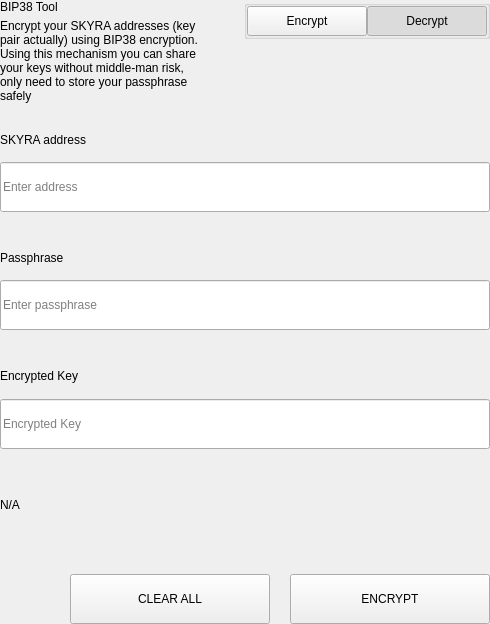
<?xml version="1.0" encoding="UTF-8"?>
<ui version="4.0">
 <class>SettingsBitToolWidget</class>
 <widget class="QWidget" name="SettingsBitToolWidget">
  <property name="geometry">
   <rect>
    <x>0</x>
    <y>0</y>
    <width>490</width>
    <height>624</height>
   </rect>
  </property>
  <property name="windowTitle">
   <string notr="true">N/A</string>
  </property>
  <layout class="QVBoxLayout" name="verticalLayout">
   <property name="spacing">
    <number>0</number>
   </property>
   <property name="leftMargin">
    <number>0</number>
   </property>
   <property name="topMargin">
    <number>0</number>
   </property>
   <property name="rightMargin">
    <number>0</number>
   </property>
   <property name="bottomMargin">
    <number>0</number>
   </property>
   <item>
    <widget class="QWidget" name="left" native="true">
     <layout class="QVBoxLayout" name="verticalLayout_3">
      <property name="leftMargin">
       <number>0</number>
      </property>
      <property name="topMargin">
       <number>0</number>
      </property>
      <property name="rightMargin">
       <number>0</number>
      </property>
      <property name="bottomMargin">
       <number>0</number>
      </property>
      <item>
       <layout class="QVBoxLayout" name="verticalLayout_2">
        <property name="spacing">
         <number>0</number>
        </property>
        <item>
         <layout class="QHBoxLayout" name="horizontalLayout_3" stretch="3,1">
          <property name="spacing">
           <number>40</number>
          </property>
          <item>
           <layout class="QVBoxLayout" name="verticalLayoutTitle">
            <property name="spacing">
             <number>5</number>
            </property>
            <item>
             <widget class="QLabel" name="labelTitle">
              <property name="text">
               <string>BIP38 Tool</string>
              </property>
             </widget>
            </item>
            <item>
             <widget class="QLabel" name="labelSubtitle1">
              <property name="text">
               <string>Encrypt your SKYRA addresses (key pair actually) using BIP38 encryption.
Using this mechanism you can share your keys without middle-man risk, only need to store your passphrase safely</string>
              </property>
              <property name="wordWrap">
               <bool>true</bool>
              </property>
             </widget>
            </item>
           </layout>
          </item>
          <item alignment="Qt::AlignTop">
           <widget class="QGroupBox" name="groupBox">
            <property name="title">
             <string/>
            </property>
            <property name="alignment">
             <set>Qt::AlignLeading|Qt::AlignLeft|Qt::AlignTop</set>
            </property>
            <layout class="QHBoxLayout" name="horizontalLayout_4">
             <property name="spacing">
              <number>0</number>
             </property>
             <property name="leftMargin">
              <number>0</number>
             </property>
             <property name="topMargin">
              <number>0</number>
             </property>
             <property name="rightMargin">
              <number>0</number>
             </property>
             <property name="bottomMargin">
              <number>0</number>
             </property>
             <item>
              <spacer name="horizontalSpacer">
               <property name="orientation">
                <enum>Qt::Horizontal</enum>
               </property>
               <property name="sizeHint" stdset="0">
                <size>
                 <width>40</width>
                 <height>20</height>
                </size>
               </property>
              </spacer>
             </item>
             <item>
              <widget class="QPushButton" name="pushLeft">
               <property name="minimumSize">
                <size>
                 <width>120</width>
                 <height>30</height>
                </size>
               </property>
               <property name="maximumSize">
                <size>
                 <width>120</width>
                 <height>30</height>
                </size>
               </property>
               <property name="focusPolicy">
                <enum>Qt::NoFocus</enum>
               </property>
               <property name="text">
                <string>Encrypt</string>
               </property>
               <property name="checkable">
                <bool>true</bool>
               </property>
               <property name="autoExclusive">
                <bool>true</bool>
               </property>
              </widget>
             </item>
             <item>
              <widget class="QPushButton" name="pushRight">
               <property name="minimumSize">
                <size>
                 <width>120</width>
                 <height>30</height>
                </size>
               </property>
               <property name="maximumSize">
                <size>
                 <width>120</width>
                 <height>30</height>
                </size>
               </property>
               <property name="focusPolicy">
                <enum>Qt::NoFocus</enum>
               </property>
               <property name="text">
                <string>Decrypt</string>
               </property>
               <property name="checkable">
                <bool>true</bool>
               </property>
               <property name="checked">
                <bool>true</bool>
               </property>
               <property name="autoExclusive">
                <bool>true</bool>
               </property>
              </widget>
             </item>
            </layout>
           </widget>
          </item>
         </layout>
        </item>
        <item>
         <widget class="QStackedWidget" name="stackedWidget">
          <property name="currentIndex">
           <number>1</number>
          </property>
          <widget class="QWidget" name="pageDecrypt">
           <layout class="QVBoxLayout" name="verticalLayout_5">
            <property name="spacing">
             <number>0</number>
            </property>
            <property name="leftMargin">
             <number>0</number>
            </property>
            <property name="topMargin">
             <number>0</number>
            </property>
            <property name="rightMargin">
             <number>0</number>
            </property>
            <property name="bottomMargin">
             <number>0</number>
            </property>
            <item>
             <widget class="QWidget" name="widget" native="true">
              <property name="minimumSize">
               <size>
                <width>0</width>
                <height>100</height>
               </size>
              </property>
              <layout class="QVBoxLayout" name="verticalLayout_4">
               <property name="spacing">
                <number>0</number>
               </property>
               <property name="leftMargin">
                <number>0</number>
               </property>
               <property name="topMargin">
                <number>0</number>
               </property>
               <property name="rightMargin">
                <number>0</number>
               </property>
               <property name="bottomMargin">
                <number>0</number>
               </property>
               <item>
                <spacer name="verticalSpacer_2">
                 <property name="orientation">
                  <enum>Qt::Vertical</enum>
                 </property>
                 <property name="sizeType">
                  <enum>QSizePolicy::Fixed</enum>
                 </property>
                 <property name="sizeHint" stdset="0">
                  <size>
                   <width>20</width>
                   <height>20</height>
                  </size>
                 </property>
                </spacer>
               </item>
               <item>
                <layout class="QHBoxLayout" name="horizontalLayout_6" stretch="2">
                 <property name="spacing">
                  <number>0</number>
                 </property>
                 <item>
                  <layout class="QVBoxLayout" name="verticalLayout_7">
                   <property name="spacing">
                    <number>9</number>
                   </property>
                   <item>
                    <widget class="QLabel" name="labelSubtitleKey">
                     <property name="minimumSize">
                      <size>
                       <width>0</width>
                       <height>20</height>
                      </size>
                     </property>
                     <property name="maximumSize">
                      <size>
                       <width>16777215</width>
                       <height>20</height>
                      </size>
                     </property>
                     <property name="text">
                      <string>Encrypted key</string>
                     </property>
                    </widget>
                   </item>
                   <item>
                    <widget class="QLineEdit" name="lineEditKey">
                     <property name="minimumSize">
                      <size>
                       <width>0</width>
                       <height>50</height>
                      </size>
                     </property>
                     <property name="maximumSize">
                      <size>
                       <width>16777215</width>
                       <height>50</height>
                      </size>
                     </property>
                     <property name="placeholderText">
                      <string>Enter a encrypted key</string>
                     </property>
                    </widget>
                   </item>
                  </layout>
                 </item>
                </layout>
               </item>
               <item>
                <spacer name="verticalSpacer_3">
                 <property name="orientation">
                  <enum>Qt::Vertical</enum>
                 </property>
                 <property name="sizeType">
                  <enum>QSizePolicy::Fixed</enum>
                 </property>
                 <property name="sizeHint" stdset="0">
                  <size>
                   <width>20</width>
                   <height>20</height>
                  </size>
                 </property>
                </spacer>
               </item>
               <item>
                <layout class="QVBoxLayout" name="verticalLayout_9">
                 <property name="spacing">
                  <number>9</number>
                 </property>
                 <item>
                  <widget class="QLabel" name="labelSubtitlePassphrase">
                   <property name="maximumSize">
                    <size>
                     <width>16777215</width>
                     <height>20</height>
                    </size>
                   </property>
                   <property name="text">
                    <string>Passphrase</string>
                   </property>
                  </widget>
                 </item>
                 <item>
                  <widget class="QLineEdit" name="lineEditPassphrase">
                   <property name="minimumSize">
                    <size>
                     <width>0</width>
                     <height>50</height>
                    </size>
                   </property>
                   <property name="maximumSize">
                    <size>
                     <width>16777215</width>
                     <height>50</height>
                    </size>
                   </property>
                   <property name="placeholderText">
                    <string>Enter a passphrase</string>
                   </property>
                  </widget>
                 </item>
                </layout>
               </item>
               <item>
                <spacer name="verticalSpacer_4">
                 <property name="orientation">
                  <enum>Qt::Vertical</enum>
                 </property>
                 <property name="sizeType">
                  <enum>QSizePolicy::Fixed</enum>
                 </property>
                 <property name="sizeHint" stdset="0">
                  <size>
                   <width>20</width>
                   <height>20</height>
                  </size>
                 </property>
                </spacer>
               </item>
               <item>
                <widget class="QWidget" name="widget_3" native="true">
                 <property name="sizePolicy">
                  <sizepolicy hsizetype="Preferred" vsizetype="Fixed">
                   <horstretch>0</horstretch>
                   <verstretch>0</verstretch>
                  </sizepolicy>
                 </property>
                 <layout class="QVBoxLayout" name="verticalLayout_10">
                  <property name="spacing">
                   <number>9</number>
                  </property>
                  <property name="leftMargin">
                   <number>0</number>
                  </property>
                  <property name="topMargin">
                   <number>0</number>
                  </property>
                  <property name="rightMargin">
                   <number>0</number>
                  </property>
                  <property name="bottomMargin">
                   <number>0</number>
                  </property>
                  <item>
                   <widget class="QLabel" name="labelSubtitleDecryptResult">
                    <property name="minimumSize">
                     <size>
                      <width>0</width>
                      <height>20</height>
                     </size>
                    </property>
                    <property name="maximumSize">
                     <size>
                      <width>16777215</width>
                      <height>20</height>
                     </size>
                    </property>
                    <property name="text">
                     <string>Decrypted address result</string>
                    </property>
                   </widget>
                  </item>
                  <item>
                   <widget class="QWidget" name="widget_4" native="true">
                    <layout class="QHBoxLayout" name="horizontalLayout" stretch="6,0,1">
                     <property name="spacing">
                      <number>0</number>
                     </property>
                     <property name="leftMargin">
                      <number>0</number>
                     </property>
                     <property name="topMargin">
                      <number>0</number>
                     </property>
                     <property name="rightMargin">
                      <number>0</number>
                     </property>
                     <property name="bottomMargin">
                      <number>0</number>
                     </property>
                     <item alignment="Qt::AlignVCenter">
                      <widget class="QLineEdit" name="lineEditDecryptResult">
                       <property name="minimumSize">
                        <size>
                         <width>0</width>
                         <height>50</height>
                        </size>
                       </property>
                       <property name="maximumSize">
                        <size>
                         <width>16777215</width>
                         <height>50</height>
                        </size>
                       </property>
                       <property name="placeholderText">
                        <string>Decrypted Address</string>
                       </property>
                      </widget>
                     </item>
                     <item>
                      <spacer name="horizontalSpacer_4">
                       <property name="orientation">
                        <enum>Qt::Horizontal</enum>
                       </property>
                       <property name="sizeType">
                        <enum>QSizePolicy::Fixed</enum>
                       </property>
                       <property name="sizeHint" stdset="0">
                        <size>
                         <width>20</width>
                         <height>50</height>
                        </size>
                       </property>
                      </spacer>
                     </item>
                     <item>
                      <widget class="QPushButton" name="pushButtonImport">
                       <property name="minimumSize">
                        <size>
                         <width>140</width>
                         <height>40</height>
                        </size>
                       </property>
                       <property name="text">
                        <string>Import Address</string>
                       </property>
                      </widget>
                     </item>
                    </layout>
                   </widget>
                  </item>
                 </layout>
                </widget>
               </item>
               <item>
                <widget class="QLabel" name="statusLabel_DEC">
                 <property name="maximumSize">
                  <size>
                   <width>16777215</width>
                   <height>40</height>
                  </size>
                 </property>
                 <property name="text">
                  <string/>
                 </property>
                </widget>
               </item>
               <item>
                <spacer name="verticalSpacer">
                 <property name="orientation">
                  <enum>Qt::Vertical</enum>
                 </property>
                 <property name="sizeType">
                  <enum>QSizePolicy::Preferred</enum>
                 </property>
                 <property name="sizeHint" stdset="0">
                  <size>
                   <width>20</width>
                   <height>20</height>
                  </size>
                 </property>
                </spacer>
               </item>
               <item>
                <layout class="QHBoxLayout" name="horizontalLayout_7">
                 <property name="spacing">
                  <number>0</number>
                 </property>
                 <item>
                  <spacer name="horizontalSpacer_5">
                   <property name="orientation">
                    <enum>Qt::Horizontal</enum>
                   </property>
                   <property name="sizeType">
                    <enum>QSizePolicy::Expanding</enum>
                   </property>
                   <property name="sizeHint" stdset="0">
                    <size>
                     <width>40</width>
                     <height>20</height>
                    </size>
                   </property>
                  </spacer>
                 </item>
                 <item>
                  <widget class="QPushButton" name="pushButtonDecryptClear">
                   <property name="minimumSize">
                    <size>
                     <width>200</width>
                     <height>50</height>
                    </size>
                   </property>
                   <property name="maximumSize">
                    <size>
                     <width>200</width>
                     <height>50</height>
                    </size>
                   </property>
                   <property name="text">
                    <string>CLEAR</string>
                   </property>
                  </widget>
                 </item>
                 <item>
                  <spacer name="horizontalSpacer_3">
                   <property name="orientation">
                    <enum>Qt::Horizontal</enum>
                   </property>
                   <property name="sizeType">
                    <enum>QSizePolicy::Fixed</enum>
                   </property>
                   <property name="sizeHint" stdset="0">
                    <size>
                     <width>20</width>
                     <height>20</height>
                    </size>
                   </property>
                  </spacer>
                 </item>
                 <item>
                  <widget class="QPushButton" name="pushButtonDecrypt">
                   <property name="minimumSize">
                    <size>
                     <width>200</width>
                     <height>50</height>
                    </size>
                   </property>
                   <property name="maximumSize">
                    <size>
                     <width>200</width>
                     <height>50</height>
                    </size>
                   </property>
                   <property name="text">
                    <string>DECRYPT KEY</string>
                   </property>
                  </widget>
                 </item>
                </layout>
               </item>
              </layout>
             </widget>
            </item>
           </layout>
          </widget>
          <widget class="QWidget" name="pageEncrypt">
           <layout class="QVBoxLayout" name="verticalLayout_11">
            <property name="spacing">
             <number>0</number>
            </property>
            <property name="leftMargin">
             <number>0</number>
            </property>
            <property name="topMargin">
             <number>0</number>
            </property>
            <property name="rightMargin">
             <number>0</number>
            </property>
            <property name="bottomMargin">
             <number>0</number>
            </property>
            <item>
             <spacer name="verticalSpacer_8">
              <property name="orientation">
               <enum>Qt::Vertical</enum>
              </property>
              <property name="sizeType">
               <enum>QSizePolicy::Fixed</enum>
              </property>
              <property name="sizeHint" stdset="0">
               <size>
                <width>20</width>
                <height>20</height>
               </size>
              </property>
             </spacer>
            </item>
            <item>
             <widget class="QWidget" name="containerAddressEnc" native="true">
              <layout class="QVBoxLayout" name="containerAddressEncLayout">
               <property name="spacing">
                <number>5</number>
               </property>
               <property name="leftMargin">
                <number>0</number>
               </property>
               <property name="topMargin">
                <number>0</number>
               </property>
               <property name="rightMargin">
                <number>0</number>
               </property>
               <property name="bottomMargin">
                <number>0</number>
               </property>
               <item>
                <widget class="QLabel" name="labelSubtitleAddress">
                 <property name="minimumSize">
                  <size>
                   <width>0</width>
                   <height>20</height>
                  </size>
                 </property>
                 <property name="maximumSize">
                  <size>
                   <width>16777215</width>
                   <height>20</height>
                  </size>
                 </property>
                 <property name="text">
                  <string>SKYRA address</string>
                 </property>
                </widget>
               </item>
               <item>
                <widget class="QLineEdit" name="addressIn_ENC">
                 <property name="minimumSize">
                  <size>
                   <width>0</width>
                   <height>50</height>
                  </size>
                 </property>
                 <property name="placeholderText">
                  <string>Enter address</string>
                 </property>
                </widget>
               </item>
              </layout>
             </widget>
            </item>
            <item>
             <spacer name="verticalSpacer_6">
              <property name="orientation">
               <enum>Qt::Vertical</enum>
              </property>
              <property name="sizeType">
               <enum>QSizePolicy::Fixed</enum>
              </property>
              <property name="sizeHint" stdset="0">
               <size>
                <width>20</width>
                <height>20</height>
               </size>
              </property>
             </spacer>
            </item>
            <item>
             <widget class="QWidget" name="containerAddress" native="true">
              <layout class="QHBoxLayout" name="horizontalLayout_9" stretch="2">
               <property name="spacing">
                <number>0</number>
               </property>
               <property name="leftMargin">
                <number>0</number>
               </property>
               <property name="topMargin">
                <number>0</number>
               </property>
               <property name="rightMargin">
                <number>0</number>
               </property>
               <property name="bottomMargin">
                <number>0</number>
               </property>
               <item>
                <layout class="QVBoxLayout" name="verticalLayout_8">
                 <property name="spacing">
                  <number>5</number>
                 </property>
                 <item>
                  <widget class="QLabel" name="labelSubtitleMessage">
                   <property name="minimumSize">
                    <size>
                     <width>0</width>
                     <height>20</height>
                    </size>
                   </property>
                   <property name="maximumSize">
                    <size>
                     <width>16777215</width>
                     <height>20</height>
                    </size>
                   </property>
                   <property name="text">
                    <string>Passphrase</string>
                   </property>
                  </widget>
                 </item>
                 <item>
                  <widget class="QLineEdit" name="passphraseIn_ENC">
                   <property name="minimumSize">
                    <size>
                     <width>0</width>
                     <height>50</height>
                    </size>
                   </property>
                   <property name="maximumSize">
                    <size>
                     <width>16777215</width>
                     <height>50</height>
                    </size>
                   </property>
                   <property name="placeholderText">
                    <string>Enter passphrase</string>
                   </property>
                  </widget>
                 </item>
                </layout>
               </item>
              </layout>
             </widget>
            </item>
            <item>
             <spacer name="verticalSpacer_7">
              <property name="orientation">
               <enum>Qt::Vertical</enum>
              </property>
              <property name="sizeType">
               <enum>QSizePolicy::Fixed</enum>
              </property>
              <property name="sizeHint" stdset="0">
               <size>
                <width>20</width>
                <height>20</height>
               </size>
              </property>
             </spacer>
            </item>
            <item>
             <widget class="QWidget" name="widget_2" native="true">
              <property name="minimumSize">
               <size>
                <width>0</width>
                <height>75</height>
               </size>
              </property>
              <property name="maximumSize">
               <size>
                <width>16777215</width>
                <height>16777215</height>
               </size>
              </property>
              <layout class="QVBoxLayout" name="verticalLayout_6">
               <property name="leftMargin">
                <number>0</number>
               </property>
               <property name="topMargin">
                <number>0</number>
               </property>
               <property name="rightMargin">
                <number>0</number>
               </property>
               <property name="bottomMargin">
                <number>0</number>
               </property>
               <item>
                <widget class="QLabel" name="labelSubtitleEncryptedKey">
                 <property name="minimumSize">
                  <size>
                   <width>0</width>
                   <height>20</height>
                  </size>
                 </property>
                 <property name="maximumSize">
                  <size>
                   <width>16777215</width>
                   <height>20</height>
                  </size>
                 </property>
                 <property name="text">
                  <string>Encrypted Key</string>
                 </property>
                </widget>
               </item>
               <item>
                <widget class="QLineEdit" name="encryptedKeyOut_ENC">
                 <property name="minimumSize">
                  <size>
                   <width>0</width>
                   <height>50</height>
                  </size>
                 </property>
                 <property name="placeholderText">
                  <string>Encrypted Key</string>
                 </property>
                </widget>
               </item>
              </layout>
             </widget>
            </item>
            <item>
             <widget class="QLabel" name="statusLabel_ENC">
              <property name="text">
               <string notr="true">N/A</string>
              </property>
             </widget>
            </item>
            <item>
             <spacer name="verticalSpacer_5">
              <property name="orientation">
               <enum>Qt::Vertical</enum>
              </property>
              <property name="sizeType">
               <enum>QSizePolicy::Fixed</enum>
              </property>
              <property name="sizeHint" stdset="0">
               <size>
                <width>20</width>
                <height>20</height>
               </size>
              </property>
             </spacer>
            </item>
            <item>
             <layout class="QHBoxLayout" name="horizontalLayout_8">
              <property name="spacing">
               <number>0</number>
              </property>
              <item>
               <spacer name="horizontalSpacer_6">
                <property name="orientation">
                 <enum>Qt::Horizontal</enum>
                </property>
                <property name="sizeType">
                 <enum>QSizePolicy::Expanding</enum>
                </property>
                <property name="sizeHint" stdset="0">
                 <size>
                  <width>40</width>
                  <height>20</height>
                 </size>
                </property>
               </spacer>
              </item>
              <item>
               <widget class="QPushButton" name="pushButtonClear">
                <property name="minimumSize">
                 <size>
                  <width>200</width>
                  <height>50</height>
                 </size>
                </property>
                <property name="focusPolicy">
                 <enum>Qt::NoFocus</enum>
                </property>
                <property name="text">
                 <string>CLEAR ALL</string>
                </property>
               </widget>
              </item>
              <item>
               <spacer name="horizontalSpacer_2">
                <property name="orientation">
                 <enum>Qt::Horizontal</enum>
                </property>
                <property name="sizeType">
                 <enum>QSizePolicy::Fixed</enum>
                </property>
                <property name="sizeHint" stdset="0">
                 <size>
                  <width>20</width>
                  <height>20</height>
                 </size>
                </property>
               </spacer>
              </item>
              <item>
               <widget class="QPushButton" name="pushButtonEncrypt">
                <property name="minimumSize">
                 <size>
                  <width>200</width>
                  <height>50</height>
                 </size>
                </property>
                <property name="maximumSize">
                 <size>
                  <width>200</width>
                  <height>50</height>
                 </size>
                </property>
                <property name="focusPolicy">
                 <enum>Qt::NoFocus</enum>
                </property>
                <property name="text">
                 <string>ENCRYPT</string>
                </property>
               </widget>
              </item>
             </layout>
            </item>
           </layout>
          </widget>
         </widget>
        </item>
       </layout>
      </item>
     </layout>
    </widget>
   </item>
  </layout>
 </widget>
 <resources/>
 <connections/>
</ui>
